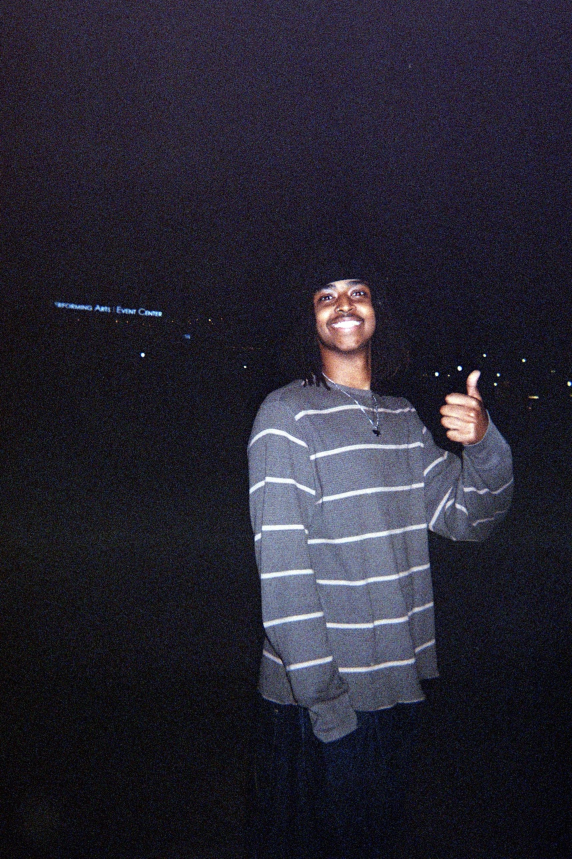
#> input picture assets/page1/page1Assets/buruk-flash.jpg, 1716 x 2576 px, found by its file name (shown at 1/3 size)
$ python make-web-images.py
#> lines starting #> are read from the running program, lines starting #| are printed output that depends on the picture
# Builds hero 1's web images from page1Assets/buruk-flash.jpg (the original flash photo).
# Run from the repo root: python assets/page1/make-web-images.py
# (buruk-flash-cutout.png and space-needle-cutout.png are kept for later; neither is used now.)
from PIL import Image, ImageChops, ImageFilter
import os

SRC = "assets/page1/page1Assets"
OUT = os.path.join(SRC, "web")
PAGE = (600, 0, 1716, 2576)  # the whole photo, with the "Event Center" sign cropped off the left

os.makedirs(OUT, exist_ok=True)
photo = Image.open(os.path.join(SRC, "buruk-flash.jpg")).convert("RGB")
#> photo is the input picture: PIL image 1716x2576 RGB; mean R, G, B 40.3, 37.9, 50.4
# The photo's own film grain is most of its weight; smooth it here, the page lays its grain back on top.
page = photo.crop(PAGE).filter(ImageFilter.MedianFilter(5)).resize((760, 1754), Image.LANCZOS)
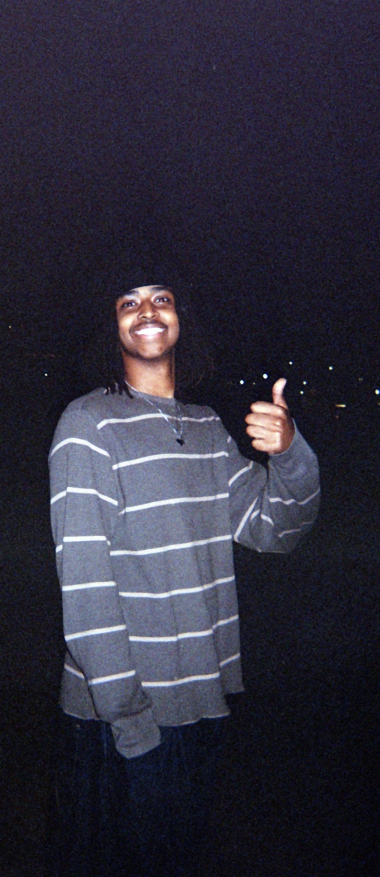
#> page: PIL image 760x1754 RGB (shown at 1/2 size); mean R, G, B 47.1, 44.9, 59.7
# Pull the night sky down to true black, so it lands on the page colour (#1a1614) with no visible seam.
BLACK_POINT = 58
page = page.point(lambda v: max(0, v - BLACK_POINT) * 255 // (255 - BLACK_POINT))
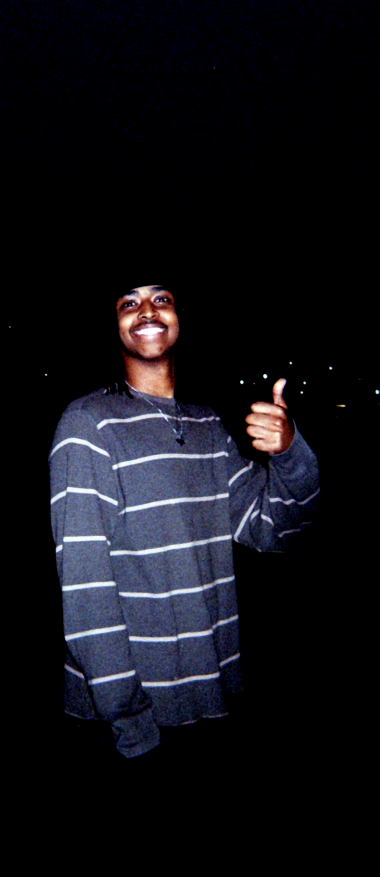
#> page: PIL image 760x1754 RGB (shown at 1/2 size); mean R, G, B 17.1, 17, 23.1

# The colour version's night is bluish; floor it at the page colour so it meets the page without an edge too.
page_color = ImageChops.lighter(page, Image.new("RGB", page.size, (26, 22, 20)))
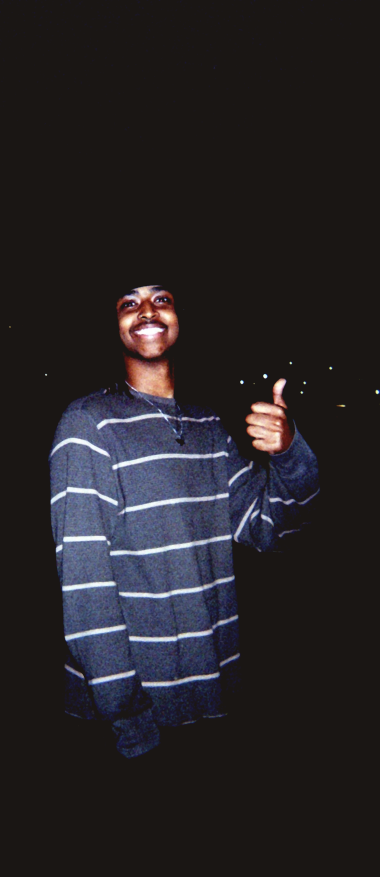
#> page_color: PIL image 760x1754 RGB (shown at 1/2 size); mean R, G, B 37.9, 34.5, 38

for name, im in [("page-color", page_color)]:  # colour only since 2026-10-22 (the B&W version was dropped)
    path = os.path.join(OUT, name + ".webp")
    im.save(path, "WEBP", quality=62, method=6)
    print(name, im.size, os.path.getsize(path) // 1024, "KB")
#> this loop made 1 pass
#> name on pass 1: 'page-color'
#| page-color (760, 1754) 22 KB

$ run again, with assets/page1/page1Assets/buruk-portrait.jpg copied over assets/page1/page1Assets/buruk-flash.jpg
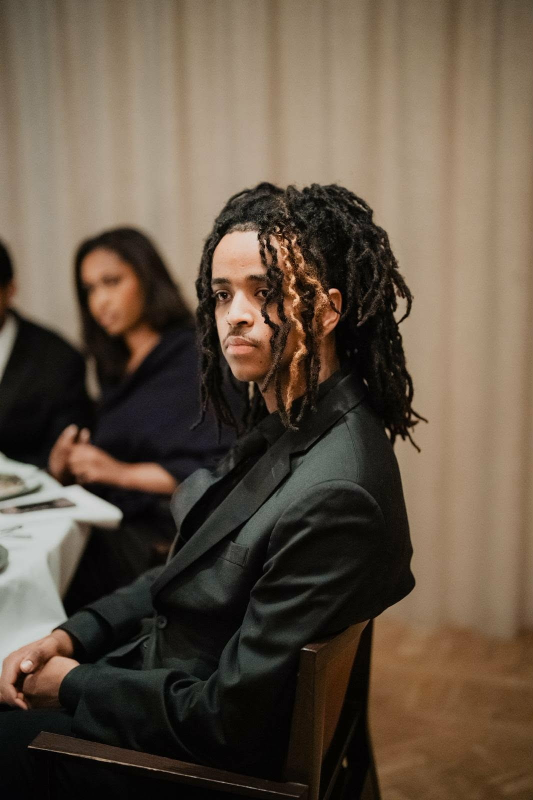
#> input picture assets/page1/page1Assets/buruk-portrait.jpg, 1066 x 1600 px, found by its file name (shown at 1/2 size)
#> photo is the input picture: PIL image 1066x1600 RGB; mean R, G, B 98.4, 84, 68.8
#> `page = page.point(lambda v: max(0, v - BLACK_POINT) * 255 // (255 - BL..`:
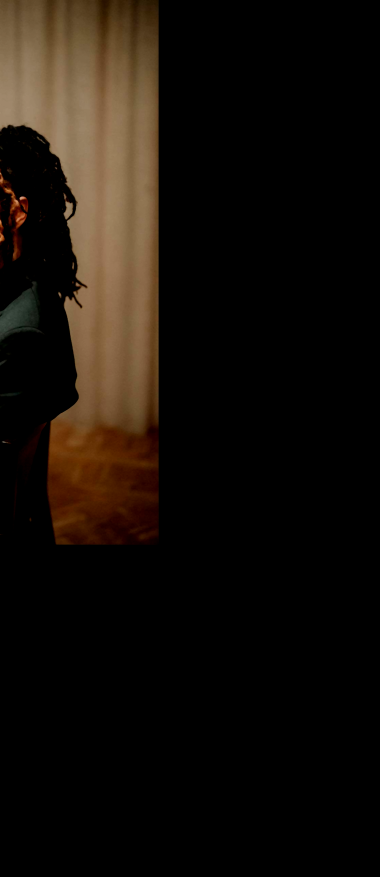
#> page: PIL image 760x1754 RGB (shown at 1/2 size); mean R, G, B 21.3, 15.3, 9.6
#> `page_color = ImageChops.lighter(page, Image.new("RGB", page.size, (26,..`:
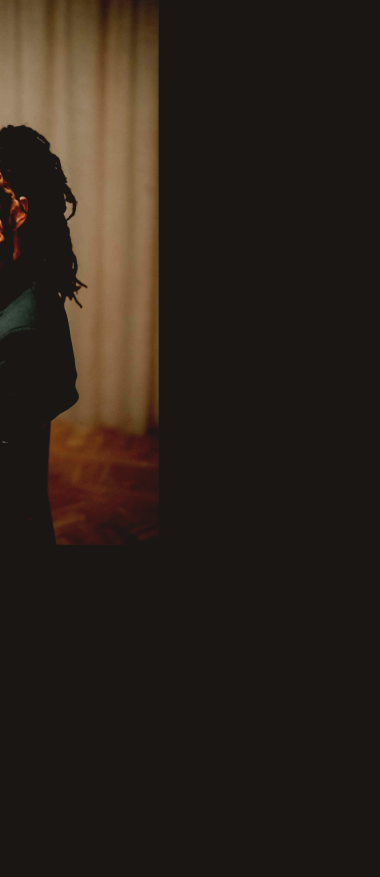
#> page_color: PIL image 760x1754 RGB (shown at 1/2 size); mean R, G, B 42.3, 33.3, 26.6
#> the loop `for name, im in [("page-color", page_color)]:` made 1 pass
#> name on pass 1: 'page-color'
#> (printed output is left out)
